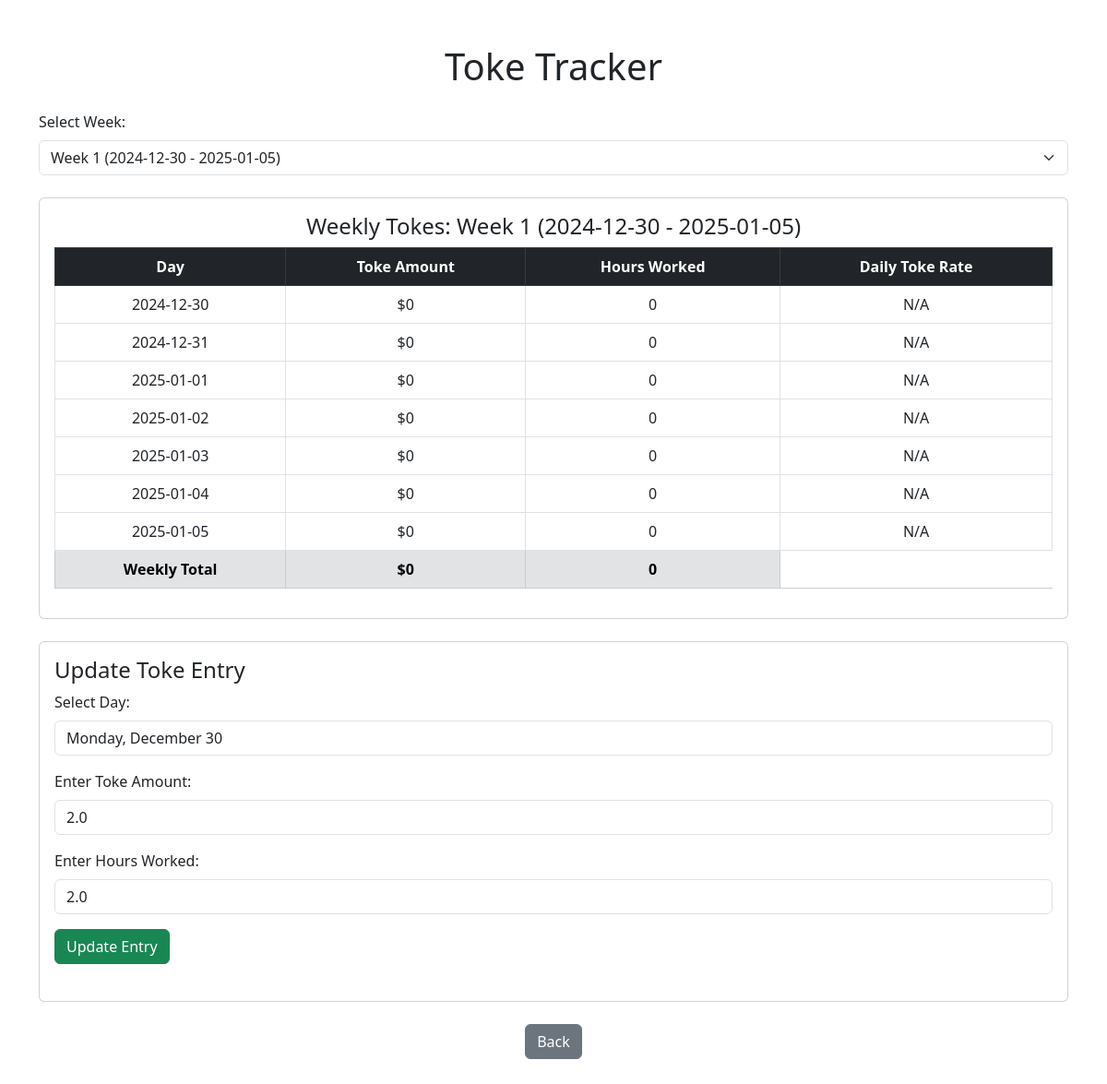
The page /toke (signed in) on the database as committed earlier.
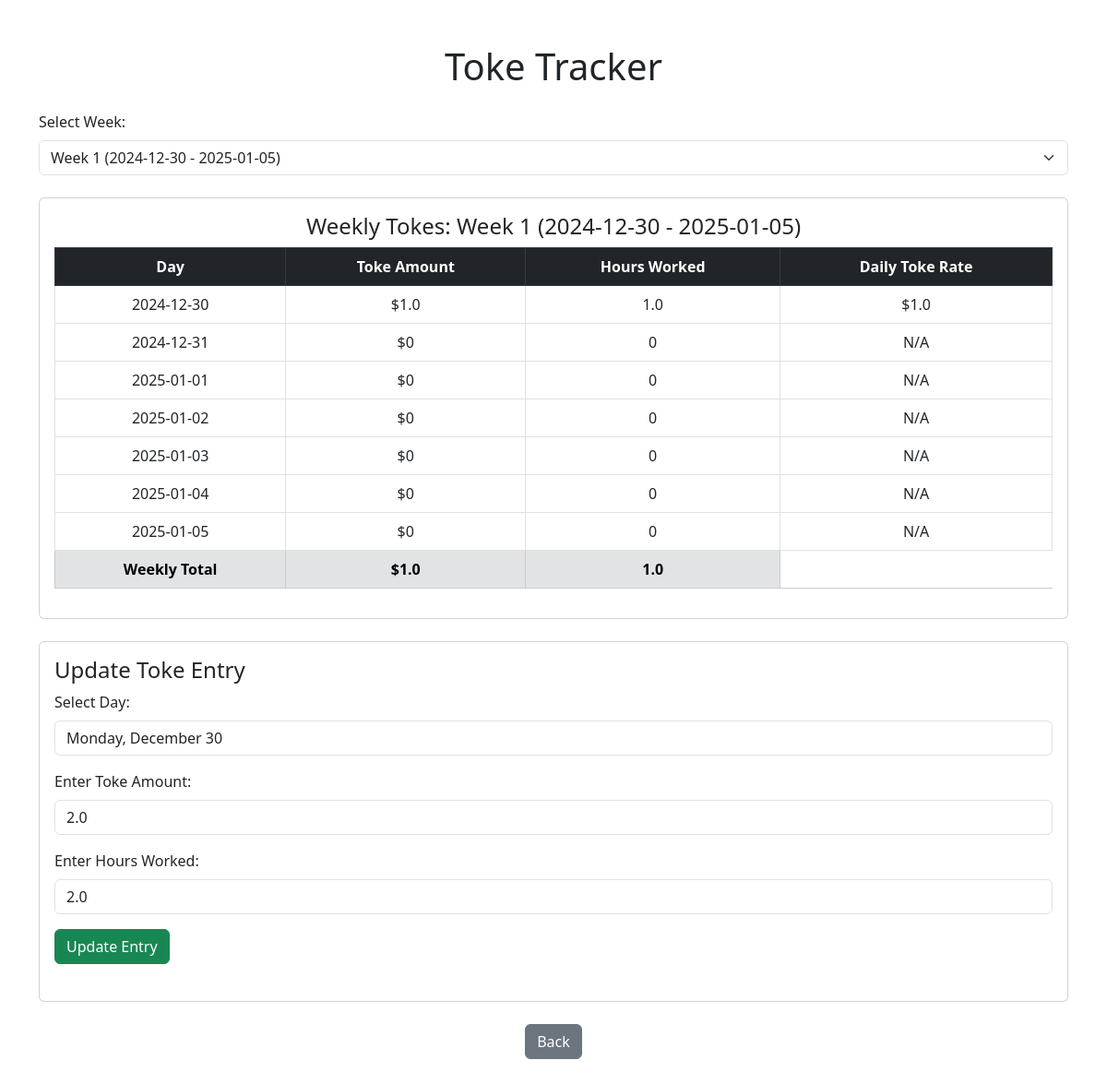
The same page on the database as committed later.
### app.py (models this page shows)
class Toke(db.Model):
    id = db.Column(db.Integer, primary_key=True)
    date = db.Column(db.Date, nullable=False)
    toke_count = db.Column(db.Float, nullable=False)
    hours_worked = db.Column(db.Float, nullable=False, default=0)  # New Column
    added_by = db.Column(db.String(50), nullable=False)

### app.py (the view, shortened to what this page needs)
@app.route('/toke', methods=['GET', 'POST'])
def toke():
    user_role = session.get('user_role')
    if not user_role:
        flash('Please log in to access the Toke page.', 'danger')
        return redirect('/login')
    current_year = date.today().year
    start_of_year = date(current_year, 1, 1)
    start_of_week = start_of_year - timedelta(days=start_of_year.weekday())  # Start from the first Monday
    available_weeks = []
    for i in range(52):  # Assuming 52 weeks in a year
        week_start = start_of_week + timedelta(weeks=i)
        week_end = week_start + timedelta(days=6)
        if week_start.year > current_year:
            break  # Stop if the week goes into the next year
        available_weeks.append({
            "id": f"week-{i + 1}",
            "label": f"Week {i + 1} ({week_start} - {week_end})",
            "start_date": week_start,
            "end_date": week_end,
        })
    selected_week_id = request.args.get('selected_week', available_weeks[0]['id'])
    selected_week = next((week for week in available_weeks if week['id'] == selected_week_id), available_weeks[0])
    start_of_week = selected_week["start_date"]
    end_of_week = selected_week["end_date"]
    week_days = [
        {
            "date": (start_of_week + timedelta(days=i)).strftime('%Y-%m-%d'),
            "label": (start_of_week + timedelta(days=i)).strftime('%A, %B %d'),
        }
        for i in range(7)
    ]
    weekly_tokes = {day["date"]: {"amount": 0, "hours": 0} for day in week_days}
    weekly_total = 0
    total_hours = 0
    toke_entries = Toke.query.filter(Toke.date.between(start_of_week, end_of_week)).all()
    for entry in toke_entries:
        day_str = entry.date.strftime('%Y-%m-%d')
        weekly_tokes[day_str] = {"amount": entry.toke_count, "hours": entry.hours_worked}
    weekly_total = sum([data["amount"] for data in weekly_tokes.values()])
    total_hours = sum([data["hours"] for data in weekly_tokes.values()])
    selected_day = request.args.get('day', date.today().strftime('%Y-%m-%d'))
    existing_entry = Toke.query.filter_by(date=datetime.strptime(selected_day, '%Y-%m-%d').date()).first()
    prefilled_values = {
        "toke_count": existing_entry.toke_count if existing_entry else "",
        "hours_worked": existing_entry.hours_worked if existing_entry else "",
    }
    return render_template(
        'toke.html',
        current_week_label=selected_week["label"],
        current_week_id=selected_week_id,
        available_weeks=available_weeks,
        weekly_tokes=weekly_tokes,
        weekly_total=weekly_total,
        total_hours=total_hours,
        week_days=week_days,
        prefilled_values=prefilled_values,
        selected_day=selected_day,
        is_admin=(user_role == 'admin'),
    )

### templates/toke.html (shortened to what this page needs)
<!DOCTYPE html>
<html lang="en">
<head>
    <link rel="stylesheet" href="https://cdn.jsdelivr.net/npm/bootstrap@5.3.0/dist/css/bootstrap.min.css">
</head>
<body>
    <div class="container my-5">
        <h1 class="text-center mb-4">Toke Tracker</h1>
        <form method="GET" class="mb-4">
            <label for="selected_week" class="form-label">Select Week:</label>
            <select name="selected_week" id="selected_week" class="form-select" onchange="this.form.submit()">
                {% for week in available_weeks %}
                <option value="{{ week.id }}" {% if week.id == current_week_id %}selected{% endif %}>
                    {{ week.label }}
                </option>
                {% endfor %}
            </select>
        </form>
        <div class="card my-4">
            <div class="card-body">
                <h4 class="card-title text-center">Weekly Tokes: {{ current_week_label }}</h4>
                <table class="table table-bordered text-center">
                    <thead class="table-dark">
                        <tr>
                            <th>Day</th>
                            <th>Toke Amount</th>
                            <th>Hours Worked</th>
                            <th>Daily Toke Rate</th>
                        </tr>
                    </thead>
                    <tbody>
                        {% for day, data in weekly_tokes.items() %}
                        <tr>
                            <td>{{ day }}</td>
                            <td>${{ data['amount'] }}</td>
                            <td>{{ data['hours'] }}</td>
                            <td>
                                {% if data['hours'] > 0 %}
                                ${{ (data['amount'] / data['hours']) | round(2) }}
                                {% else %}
                                N/A
                                {% endif %}
                            </td>
                        </tr>
                        {% endfor %}
                        <tr class="table-secondary">
                            <td><strong>Weekly Total</strong></td>
                            <td><strong>${{ weekly_total }}</strong></td>
                            <td><strong>{{ total_hours }}</strong></td>
                        </tr>
                    </tbody>
                </table>
            </div>
        </div>
        {% if is_admin %}
        <div class="card my-4">
            <div class="card-body">
                <h4 class="card-title">
                    {% if prefilled_values.toke_count or prefilled_values.hours_worked %}Update{% else %}Add{% endif %} Toke Entry
                </h4>
                <form method="POST" class="mb-4">
                    <div class="mb-3">
                        <label for="day" class="form-label">Select Day:</label>
                        <select name="day" id="day" class="form-control">
                            {% for day in week_days %}
                            <option value="{{ day.date }}" {% if day.date == selected_day %}selected{% endif %}>
                                {{ day.label }}
                            </option>
                            {% endfor %}
                        </select>
                    </div>
                    <div class="mb-3">
                        <label for="toke_count" class="form-label">Enter Toke Amount:</label>
                        <input type="number" step="0.01" name="toke_count" id="toke_count" class="form-control" value="{{ prefilled_values.toke_count }}" required>
                    </div>
                    <div class="mb-3">
                        <label for="hours_worked" class="form-label">Enter Hours Worked:</label>
                        <input type="number" step="0.01" name="hours_worked" id="hours_worked" class="form-control" value="{{ prefilled_values.hours_worked }}" required>
                    </div>
                    <button type="submit" class="btn btn-success">
                        {% if prefilled_values.toke_count or prefilled_values.hours_worked %}Update Entry{% else %}Add Entry{% endif %}
                    </button>
                </form>
            </div>
        </div>
        {% endif %}
        <div class="text-center mt-4">
            <a href="/home" class="btn btn-secondary">Back</a>
        </div>
    </div>
</body>
</html>

Rows that differ between the two databases and show on the page:
added Toke: amount "1.0", hours "1.0", (data['amount']/data['hours'])|round(2) "1.0"
Other text that changed with them:
{{ weekly_total }}: "0" → "1.0"
{{ total_hours }}: "0" → "1.0"
new list line: "2024-12-30 $ $"
list line gone: "2024-12-30 $ 0 0 N/A"
